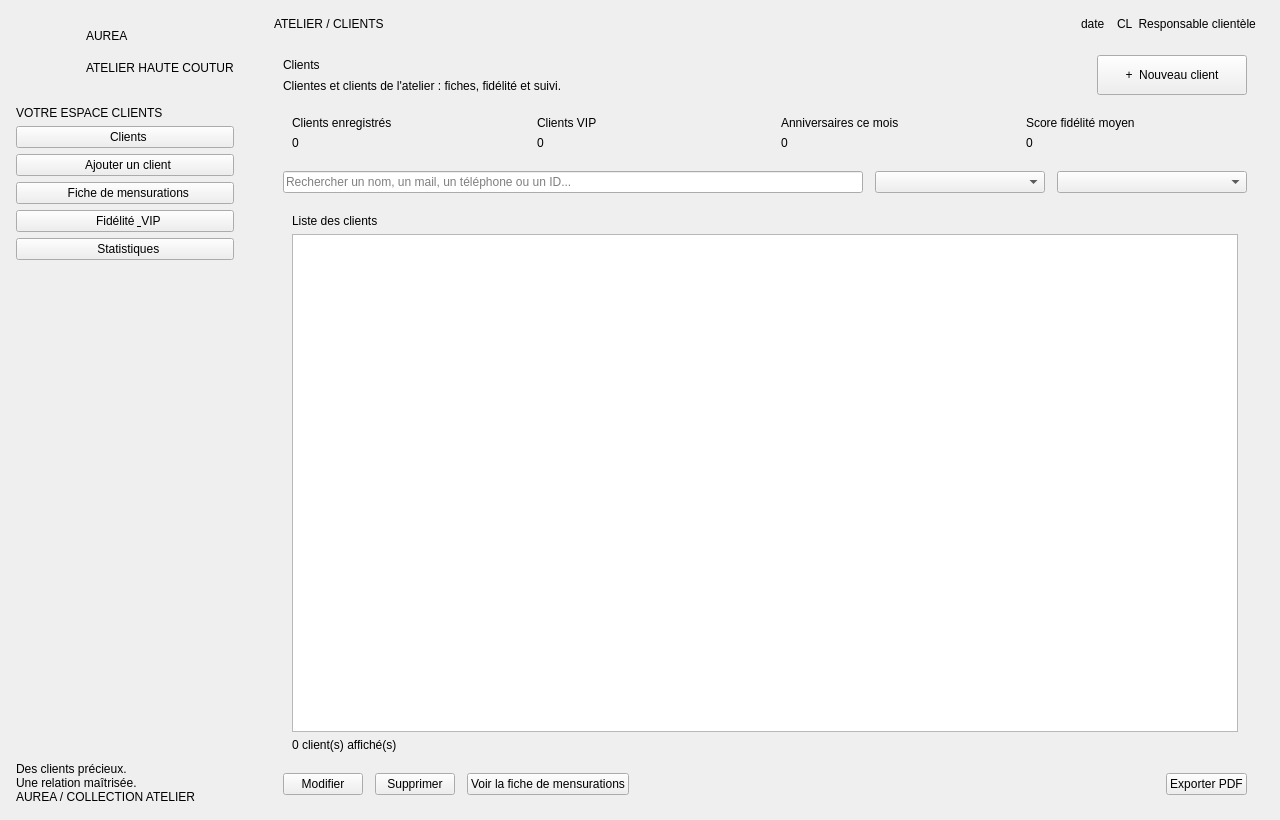
<?xml version="1.0" encoding="UTF-8"?>
<ui version="4.0">
 <class>MainWindow</class>
 <widget class="QMainWindow" name="MainWindow">
  <property name="geometry">
   <rect><x>0</x><y>0</y><width>1280</width><height>820</height></rect>
  </property>
  <property name="minimumSize">
   <size><width>1100</width><height>700</height></size>
  </property>
  <property name="windowTitle">
   <string>AUREA — Gestion des clients</string>
  </property>
  <widget class="QWidget" name="centralwidget">
   <layout class="QHBoxLayout" name="rootLayout">
    <property name="spacing"><number>0</number></property>
    <property name="leftMargin"><number>0</number></property>
    <property name="topMargin"><number>0</number></property>
    <property name="rightMargin"><number>0</number></property>
    <property name="bottomMargin"><number>0</number></property>

    <!-- ================= SIDEBAR ================= -->
    <item>
     <widget class="QFrame" name="sidebar">
      <property name="minimumSize"><size><width>250</width><height>0</height></size></property>
      <property name="maximumSize"><size><width>250</width><height>16777215</height></size></property>
      <layout class="QVBoxLayout" name="sidebarLayout">
       <property name="spacing"><number>6</number></property>
       <property name="leftMargin"><number>16</number></property>
       <property name="rightMargin"><number>16</number></property>
       <property name="topMargin"><number>20</number></property>
       <property name="bottomMargin"><number>16</number></property>
       <item>
        <layout class="QHBoxLayout" name="brandLayout">
         <item>
          <widget class="QLabel" name="logoLabel">
           <property name="minimumSize"><size><width>64</width><height>64</height></size></property>
           <property name="maximumSize"><size><width>64</width><height>64</height></size></property>
          </widget>
         </item>
         <item>
          <layout class="QVBoxLayout" name="brandTextLayout">
           <property name="spacing"><number>0</number></property>
           <item>
            <widget class="QLabel" name="brandName">
             <property name="text"><string>AUREA</string></property>
            </widget>
           </item>
           <item>
            <widget class="QLabel" name="brandSub">
             <property name="text"><string>ATELIER HAUTE COUTURE</string></property>
            </widget>
           </item>
          </layout>
         </item>
        </layout>
       </item>
       <item>
        <spacer name="spacerBrand">
         <property name="orientation"><enum>Qt::Vertical</enum></property>
         <property name="sizeType"><enum>QSizePolicy::Fixed</enum></property>
         <property name="sizeHint" stdset="0"><size><width>20</width><height>16</height></size></property>
        </spacer>
       </item>
       <item>
        <widget class="QLabel" name="navTitle">
         <property name="text"><string>VOTRE ESPACE CLIENTS</string></property>
        </widget>
       </item>
       <item>
        <widget class="QPushButton" name="btnNavClients">
         <property name="text"><string>  Clients</string></property>
         <property name="checked"><bool>true</bool></property>
        </widget>
       </item>
       <item>
        <widget class="QPushButton" name="btnNavAjouter">
         <property name="text"><string>  Ajouter un client</string></property>
        </widget>
       </item>
       <item>
        <widget class="QPushButton" name="btnNavMesures">
         <property name="text"><string>  Fiche de mensurations</string></property>
        </widget>
       </item>
       <item>
        <widget class="QPushButton" name="btnNavFidelite">
         <property name="text"><string>  Fidélité &amp; VIP</string></property>
        </widget>
       </item>
       <item>
        <widget class="QPushButton" name="btnNavStats">
         <property name="text"><string>  Statistiques</string></property>
        </widget>
       </item>
       <item>
        <spacer name="spacerSidebar">
         <property name="orientation"><enum>Qt::Vertical</enum></property>
         <property name="sizeHint" stdset="0"><size><width>20</width><height>40</height></size></property>
        </spacer>
       </item>
       <item>
        <widget class="QLabel" name="footerText">
         <property name="text"><string>Des clients précieux.
Une relation maîtrisée.
AUREA / COLLECTION ATELIER</string></property>
        </widget>
       </item>
      </layout>
     </widget>
    </item>

    <!-- ================= CONTENT ================= -->
    <item>
     <widget class="QWidget" name="contentArea">
      <layout class="QVBoxLayout" name="contentLayout">
       <property name="leftMargin"><number>24</number></property>
       <property name="rightMargin"><number>24</number></property>
       <property name="topMargin"><number>14</number></property>
       <property name="bottomMargin"><number>16</number></property>
       <property name="spacing"><number>12</number></property>

       <!-- top bar -->
       <item>
        <layout class="QHBoxLayout" name="topbarLayout">
         <item>
          <widget class="QLabel" name="lblBreadcrumb">
           <property name="text"><string>ATELIER / CLIENTS</string></property>
          </widget>
         </item>
         <item>
          <spacer name="spacerTop">
           <property name="orientation"><enum>Qt::Horizontal</enum></property>
           <property name="sizeHint" stdset="0"><size><width>40</width><height>20</height></size></property>
          </spacer>
         </item>
         <item>
          <widget class="QLabel" name="lblDate">
           <property name="text"><string>date</string></property>
          </widget>
         </item>
         <item>
          <widget class="QLabel" name="lblUser">
           <property name="text"><string>CL  Responsable clientèle</string></property>
          </widget>
         </item>
        </layout>
       </item>

       <item>
        <widget class="QStackedWidget" name="stackedWidget">
         <property name="currentIndex"><number>0</number></property>

         <!-- ========== PAGE 0 : CLIENTS (CRUD) ========== -->
         <widget class="QWidget" name="pageClients">
          <layout class="QVBoxLayout" name="clientsLayout">
           <property name="spacing"><number>12</number></property>
           <item>
            <layout class="QHBoxLayout" name="headerLayout">
             <item>
              <layout class="QVBoxLayout" name="headerTextLayout">
               <property name="spacing"><number>2</number></property>
               <item>
                <widget class="QLabel" name="lblTitleClients">
                 <property name="text"><string>Clients</string></property>
                 <property name="role" stdset="0"><string>title</string></property>
                </widget>
               </item>
               <item>
                <widget class="QLabel" name="lblSubClients">
                 <property name="text"><string>Clientes et clients de l'atelier : fiches, fidélité et suivi.</string></property>
                 <property name="role" stdset="0"><string>muted</string></property>
                </widget>
               </item>
              </layout>
             </item>
             <item>
              <spacer name="spacerHeader">
               <property name="orientation"><enum>Qt::Horizontal</enum></property>
               <property name="sizeHint" stdset="0"><size><width>40</width><height>20</height></size></property>
              </spacer>
             </item>
             <item>
              <widget class="QPushButton" name="btnNouveau">
               <property name="minimumSize"><size><width>150</width><height>40</height></size></property>
               <property name="text"><string>+  Nouveau client</string></property>
              </widget>
             </item>
            </layout>
           </item>

           <!-- KPI cards -->
           <item>
            <layout class="QHBoxLayout" name="kpiLayout">
             <property name="spacing"><number>14</number></property>
             <item>
              <widget class="QFrame" name="cardTotal">
               <layout class="QVBoxLayout" name="cardTotalLayout">
                <item><widget class="QLabel" name="capTotal"><property name="text"><string>Clients enregistrés</string></property><property name="role" stdset="0"><string>muted</string></property></widget></item>
                <item><widget class="QLabel" name="kpiTotal"><property name="text"><string>0</string></property><property name="role" stdset="0"><string>kpi</string></property></widget></item>
               </layout>
              </widget>
             </item>
             <item>
              <widget class="QFrame" name="cardVip">
               <layout class="QVBoxLayout" name="cardVipLayout">
                <item><widget class="QLabel" name="capVip"><property name="text"><string>Clients VIP</string></property><property name="role" stdset="0"><string>muted</string></property></widget></item>
                <item><widget class="QLabel" name="kpiVip"><property name="text"><string>0</string></property><property name="role" stdset="0"><string>kpi</string></property></widget></item>
               </layout>
              </widget>
             </item>
             <item>
              <widget class="QFrame" name="cardAnniv">
               <layout class="QVBoxLayout" name="cardAnnivLayout">
                <item><widget class="QLabel" name="capAnniv"><property name="text"><string>Anniversaires ce mois</string></property><property name="role" stdset="0"><string>muted</string></property></widget></item>
                <item><widget class="QLabel" name="kpiAnniv"><property name="text"><string>0</string></property><property name="role" stdset="0"><string>kpi</string></property></widget></item>
               </layout>
              </widget>
             </item>
             <item>
              <widget class="QFrame" name="cardScore">
               <layout class="QVBoxLayout" name="cardScoreLayout">
                <item><widget class="QLabel" name="capScore"><property name="text"><string>Score fidélité moyen</string></property><property name="role" stdset="0"><string>muted</string></property></widget></item>
                <item><widget class="QLabel" name="kpiScore"><property name="text"><string>0</string></property><property name="role" stdset="0"><string>kpi</string></property></widget></item>
               </layout>
              </widget>
             </item>
            </layout>
           </item>

           <!-- search / filter / sort -->
           <item>
            <layout class="QHBoxLayout" name="filterLayout">
             <item>
              <widget class="QLineEdit" name="lineSearch">
               <property name="placeholderText"><string>Rechercher un nom, un mail, un téléphone ou un ID...</string></property>
               <property name="clearButtonEnabled"><bool>true</bool></property>
              </widget>
             </item>
             <item>
              <widget class="QComboBox" name="comboFiltre">
               <property name="minimumSize"><size><width>170</width><height>0</height></size></property>
              </widget>
             </item>
             <item>
              <widget class="QComboBox" name="comboTri">
               <property name="minimumSize"><size><width>190</width><height>0</height></size></property>
              </widget>
             </item>
            </layout>
           </item>

           <!-- table -->
           <item>
            <widget class="QFrame" name="panelTable">
             <layout class="QVBoxLayout" name="panelTableLayout">
              <item>
               <widget class="QLabel" name="lblCatalogue">
                <property name="text"><string>Liste des clients</string></property>
                <property name="role" stdset="0"><string>section</string></property>
               </widget>
              </item>
              <item>
               <widget class="QTableWidget" name="tableClients"/>
              </item>
              <item>
               <widget class="QLabel" name="lblCount">
                <property name="text"><string>0 client(s) affiché(s)</string></property>
                <property name="role" stdset="0"><string>muted</string></property>
               </widget>
              </item>
             </layout>
            </widget>
           </item>

           <!-- action buttons -->
           <item>
            <layout class="QHBoxLayout" name="actionsLayout">
             <item><widget class="QPushButton" name="btnModifier"><property name="text"><string>Modifier</string></property></widget></item>
             <item><widget class="QPushButton" name="btnSupprimer"><property name="text"><string>Supprimer</string></property></widget></item>
             <item><widget class="QPushButton" name="btnVoirMesures"><property name="text"><string>Voir la fiche de mensurations</string></property></widget></item>
             <item>
              <spacer name="spacerActions">
               <property name="orientation"><enum>Qt::Horizontal</enum></property>
               <property name="sizeHint" stdset="0"><size><width>40</width><height>20</height></size></property>
              </spacer>
             </item>
             <item><widget class="QPushButton" name="btnExportPdf"><property name="text"><string>Exporter PDF</string></property></widget></item>
            </layout>
           </item>
          </layout>
         </widget>

         <!-- ========== PAGE 1 : FORMULAIRE AJOUT / MODIF ========== -->
         <widget class="QWidget" name="pageForm">
          <layout class="QVBoxLayout" name="formPageLayout">
           <property name="spacing"><number>14</number></property>
           <item>
            <widget class="QLabel" name="lblFormTitle">
             <property name="text"><string>Ajouter un client</string></property>
             <property name="role" stdset="0"><string>title</string></property>
            </widget>
           </item>
           <item>
            <widget class="QFrame" name="panelForm">
             <layout class="QVBoxLayout" name="panelFormLayout">
              <property name="spacing"><number>14</number></property>
              <property name="leftMargin"><number>24</number></property>
              <property name="rightMargin"><number>24</number></property>
              <property name="topMargin"><number>20</number></property>
              <property name="bottomMargin"><number>20</number></property>
              <item>
               <layout class="QFormLayout" name="formLayout">
                <property name="verticalSpacing"><number>14</number></property>
                <property name="horizontalSpacing"><number>20</number></property>
                <item row="0" column="0"><widget class="QLabel" name="l0"><property name="text"><string>ID</string></property></widget></item>
                <item row="0" column="1"><widget class="QLabel" name="labelId"><property name="text"><string>Automatique</string></property><property name="role" stdset="0"><string>muted</string></property></widget></item>
                <item row="1" column="0"><widget class="QLabel" name="l1"><property name="text"><string>Nom complet *</string></property></widget></item>
                <item row="1" column="1"><widget class="QLineEdit" name="leNom"><property name="placeholderText"><string>ex : Amira Trabelsi</string></property></widget></item>
                <item row="2" column="0"><widget class="QLabel" name="l2"><property name="text"><string>Adresse mail *</string></property></widget></item>
                <item row="2" column="1"><widget class="QLineEdit" name="leMail"><property name="placeholderText"><string>ex : amira@mail.com</string></property></widget></item>
                <item row="3" column="0"><widget class="QLabel" name="l3"><property name="text"><string>Téléphone *</string></property></widget></item>
                <item row="3" column="1"><widget class="QLineEdit" name="leTel"><property name="placeholderText"><string>8 chiffres, ex : 22123456</string></property></widget></item>
                <item row="4" column="0"><widget class="QLabel" name="l4"><property name="text"><string>Date de naissance</string></property></widget></item>
                <item row="4" column="1"><widget class="QDateEdit" name="deNaissance"><property name="displayFormat"><string>dd/MM/yyyy</string></property><property name="calendarPopup"><bool>true</bool></property></widget></item>
                <item row="5" column="0"><widget class="QLabel" name="l5"><property name="text"><string>Mensuration (résumé)</string></property></widget></item>
                <item row="5" column="1"><widget class="QLineEdit" name="leMensuration"><property name="placeholderText"><string>ex : P90 / T70 / H95 (détails dans la fiche de mensurations)</string></property></widget></item>
                <item row="6" column="0"><widget class="QLabel" name="l6"><property name="text"><string>Catégorie</string></property></widget></item>
                <item row="6" column="1"><widget class="QComboBox" name="comboCategorie"/></item>
               </layout>
              </item>
              <item>
               <layout class="QHBoxLayout" name="formButtonsLayout">
                <item>
                 <spacer name="spacerForm">
                  <property name="orientation"><enum>Qt::Horizontal</enum></property>
                  <property name="sizeHint" stdset="0"><size><width>40</width><height>20</height></size></property>
                 </spacer>
                </item>
                <item><widget class="QPushButton" name="btnAnnuler"><property name="text"><string>Annuler</string></property></widget></item>
                <item><widget class="QPushButton" name="btnEnregistrer"><property name="minimumSize"><size><width>150</width><height>40</height></size></property><property name="text"><string>Enregistrer</string></property></widget></item>
               </layout>
              </item>
             </layout>
            </widget>
           </item>
           <item>
            <spacer name="spacerFormPage">
             <property name="orientation"><enum>Qt::Vertical</enum></property>
             <property name="sizeHint" stdset="0"><size><width>20</width><height>40</height></size></property>
            </spacer>
           </item>
          </layout>
         </widget>

         <!-- ========== PAGE 2 : FICHE DE MENSURATIONS ========== -->
         <widget class="QWidget" name="pageMesures">
          <layout class="QVBoxLayout" name="mesuresPageLayout">
           <property name="spacing"><number>14</number></property>
           <item>
            <widget class="QLabel" name="lblMesTitle">
             <property name="text"><string>Fiche de mensurations</string></property>
             <property name="role" stdset="0"><string>title</string></property>
            </widget>
           </item>
           <item>
            <layout class="QHBoxLayout" name="mesuresRowLayout">
             <property name="spacing"><number>14</number></property>
             <item>
              <widget class="QFrame" name="panelMesure">
               <property name="maximumSize"><size><width>380</width><height>16777215</height></size></property>
               <layout class="QVBoxLayout" name="panelMesureLayout">
                <property name="spacing"><number>10</number></property>
                <item><widget class="QLabel" name="lblNouvMes"><property name="text"><string>Nouvelle prise de mesures</string></property><property name="role" stdset="0"><string>section</string></property></widget></item>
                <item><widget class="QComboBox" name="comboClientMes"/></item>
                <item>
                 <layout class="QFormLayout" name="mesFormLayout">
                  <property name="verticalSpacing"><number>10</number></property>
                  <item row="0" column="0"><widget class="QLabel" name="m0"><property name="text"><string>Poitrine</string></property></widget></item>
                  <item row="0" column="1"><widget class="QDoubleSpinBox" name="sbPoitrine"><property name="decimals"><number>1</number></property><property name="maximum"><double>300.0</double></property><property name="value"><double>90.0</double></property><property name="suffix"><string> cm</string></property></widget></item>
                  <item row="1" column="0"><widget class="QLabel" name="m1"><property name="text"><string>Taille</string></property></widget></item>
                  <item row="1" column="1"><widget class="QDoubleSpinBox" name="sbTaille"><property name="decimals"><number>1</number></property><property name="maximum"><double>300.0</double></property><property name="value"><double>70.0</double></property><property name="suffix"><string> cm</string></property></widget></item>
                  <item row="2" column="0"><widget class="QLabel" name="m2"><property name="text"><string>Hanches</string></property></widget></item>
                  <item row="2" column="1"><widget class="QDoubleSpinBox" name="sbHanches"><property name="decimals"><number>1</number></property><property name="maximum"><double>300.0</double></property><property name="value"><double>95.0</double></property><property name="suffix"><string> cm</string></property></widget></item>
                  <item row="3" column="0"><widget class="QLabel" name="m3"><property name="text"><string>Épaules</string></property></widget></item>
                  <item row="3" column="1"><widget class="QDoubleSpinBox" name="sbEpaules"><property name="decimals"><number>1</number></property><property name="maximum"><double>300.0</double></property><property name="value"><double>40.0</double></property><property name="suffix"><string> cm</string></property></widget></item>
                  <item row="4" column="0"><widget class="QLabel" name="m4"><property name="text"><string>Longueur manche</string></property></widget></item>
                  <item row="4" column="1"><widget class="QDoubleSpinBox" name="sbManche"><property name="decimals"><number>1</number></property><property name="maximum"><double>300.0</double></property><property name="value"><double>60.0</double></property><property name="suffix"><string> cm</string></property></widget></item>
                  <item row="5" column="0"><widget class="QLabel" name="m5"><property name="text"><string>Hauteur</string></property></widget></item>
                  <item row="5" column="1"><widget class="QDoubleSpinBox" name="sbHauteur"><property name="decimals"><number>1</number></property><property name="maximum"><double>300.0</double></property><property name="value"><double>170.0</double></property><property name="suffix"><string> cm</string></property></widget></item>
                 </layout>
                </item>
                <item><widget class="QPushButton" name="btnAjouterMesure"><property name="minimumSize"><size><width>0</width><height>40</height></size></property><property name="text"><string>Enregistrer ces mesures</string></property></widget></item>
                <item>
                 <spacer name="spacerMes">
                  <property name="orientation"><enum>Qt::Vertical</enum></property>
                  <property name="sizeHint" stdset="0"><size><width>20</width><height>20</height></size></property>
                 </spacer>
                </item>
               </layout>
              </widget>
             </item>
             <item>
              <widget class="QFrame" name="panelHistorique">
               <layout class="QVBoxLayout" name="panelHistLayout">
                <item><widget class="QLabel" name="lblHist"><property name="text"><string>Historique des mesures</string></property><property name="role" stdset="0"><string>section</string></property></widget></item>
                <item><widget class="QTableWidget" name="tableMesures"/></item>
               </layout>
              </widget>
             </item>
            </layout>
           </item>
           <item>
            <widget class="QFrame" name="panelRappel">
             <layout class="QHBoxLayout" name="rappelLayout">
              <item><widget class="QLabel" name="lblRappel"><property name="text"><string>Rappel d'essayage par mail :</string></property><property name="role" stdset="0"><string>section</string></property></widget></item>
              <item><widget class="QDateTimeEdit" name="dtEssayage"><property name="displayFormat"><string>dd/MM/yyyy HH:mm</string></property><property name="calendarPopup"><bool>true</bool></property></widget></item>
              <item>
               <spacer name="spacerRappel">
                <property name="orientation"><enum>Qt::Horizontal</enum></property>
                <property name="sizeHint" stdset="0"><size><width>40</width><height>20</height></size></property>
               </spacer>
              </item>
              <item><widget class="QPushButton" name="btnRappel"><property name="minimumSize"><size><width>200</width><height>40</height></size></property><property name="text"><string>Envoyer le rappel</string></property></widget></item>
             </layout>
            </widget>
           </item>
          </layout>
         </widget>

         <!-- ========== PAGE 3 : FIDELITE ========== -->
         <widget class="QWidget" name="pageFidelite">
          <layout class="QVBoxLayout" name="fidPageLayout">
           <property name="spacing"><number>14</number></property>
           <item>
            <widget class="QLabel" name="lblFidTitle">
             <property name="text"><string>Fidélité &amp; statut VIP</string></property>
             <property name="role" stdset="0"><string>title</string></property>
            </widget>
           </item>
           <item>
            <widget class="QLabel" name="lblRegle">
             <property name="text"><string>Score = (montant total ÷ 100) + (10 × nombre de commandes des 12 derniers mois).  Score ≥ 100 : le client devient VIP automatiquement.</string></property>
             <property name="role" stdset="0"><string>muted</string></property>
             <property name="wordWrap"><bool>true</bool></property>
            </widget>
           </item>
           <item>
            <widget class="QFrame" name="panelCmd">
             <layout class="QHBoxLayout" name="cmdLayout">
              <item><widget class="QLabel" name="lblCmd"><property name="text"><string>Nouvelle commande :</string></property><property name="role" stdset="0"><string>section</string></property></widget></item>
              <item><widget class="QComboBox" name="comboClientCmd"><property name="minimumSize"><size><width>240</width><height>0</height></size></property></widget></item>
              <item><widget class="QDoubleSpinBox" name="sbMontant"><property name="maximum"><double>1000000.0</double></property><property name="value"><double>500.0</double></property><property name="suffix"><string> DT</string></property></widget></item>
              <item>
               <spacer name="spacerCmd">
                <property name="orientation"><enum>Qt::Horizontal</enum></property>
                <property name="sizeHint" stdset="0"><size><width>40</width><height>20</height></size></property>
               </spacer>
              </item>
              <item><widget class="QPushButton" name="btnAjouterCommande"><property name="minimumSize"><size><width>180</width><height>40</height></size></property><property name="text"><string>Ajouter la commande</string></property></widget></item>
             </layout>
            </widget>
           </item>
           <item>
            <widget class="QFrame" name="panelFid">
             <layout class="QVBoxLayout" name="panelFidLayout">
              <item><widget class="QLabel" name="lblClassement"><property name="text"><string>Classement fidélité</string></property><property name="role" stdset="0"><string>section</string></property></widget></item>
              <item><widget class="QTableWidget" name="tableFidelite"/></item>
              <item>
               <layout class="QHBoxLayout" name="annivLayout">
                <item><widget class="QLabel" name="labelAnniv"><property name="text"><string>Aucun anniversaire aujourd'hui.</string></property><property name="role" stdset="0"><string>muted</string></property></widget></item>
                <item>
                 <spacer name="spacerAnniv">
                  <property name="orientation"><enum>Qt::Horizontal</enum></property>
                  <property name="sizeHint" stdset="0"><size><width>40</width><height>20</height></size></property>
                 </spacer>
                </item>
                <item><widget class="QPushButton" name="btnAnniv"><property name="minimumSize"><size><width>260</width><height>40</height></size></property><property name="text"><string>Envoyer le mail d'anniversaire</string></property></widget></item>
               </layout>
              </item>
             </layout>
            </widget>
           </item>
          </layout>
         </widget>

         <!-- ========== PAGE 4 : STATISTIQUES ========== -->
         <widget class="QWidget" name="pageStats">
          <layout class="QVBoxLayout" name="statsPageLayout">
           <property name="spacing"><number>14</number></property>
           <item>
            <widget class="QLabel" name="lblStatsTitle">
             <property name="text"><string>Statistiques</string></property>
             <property name="role" stdset="0"><string>title</string></property>
            </widget>
           </item>
           <item>
            <widget class="QFrame" name="panelCharts">
             <layout class="QHBoxLayout" name="chartsLayout"/>
            </widget>
           </item>
          </layout>
         </widget>

        </widget>
       </item>
      </layout>
     </widget>
    </item>
   </layout>
  </widget>
 </widget>
 <resources/>
 <connections/>
</ui>
